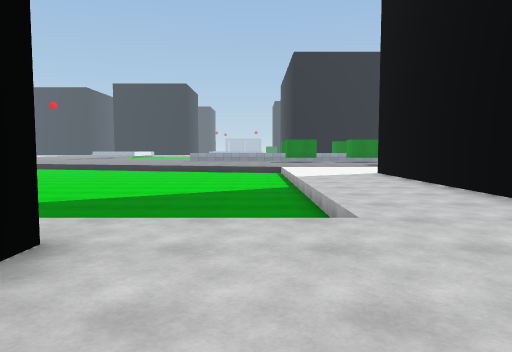
view 1 (above)

23 first-person views from a walk through a scene from a Unity 3-D project. The camera is 1.3 m above the floor, tilts 4° down and sees 70° across. The floor is counted in squares, 2 m on a side. Each view is taken from the middle of a square. On the plan, view 1 faces up. The plan holds only what a view shows up to about 11 squares ahead; the rest is blank. The place goes on beyond the plan. Surface patterns are stand-ins for the level's own textures.

view 2
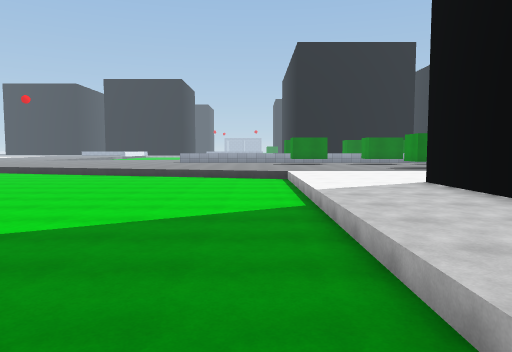

view 3
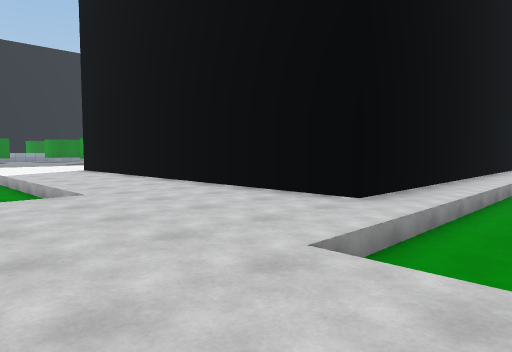

view 4
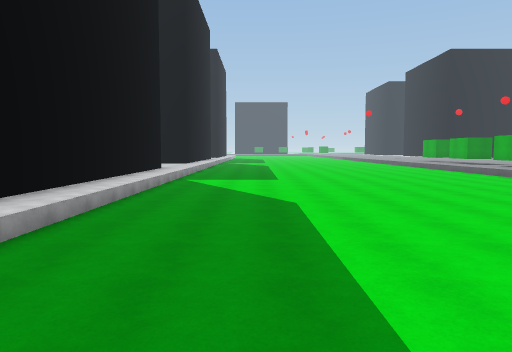

view 5
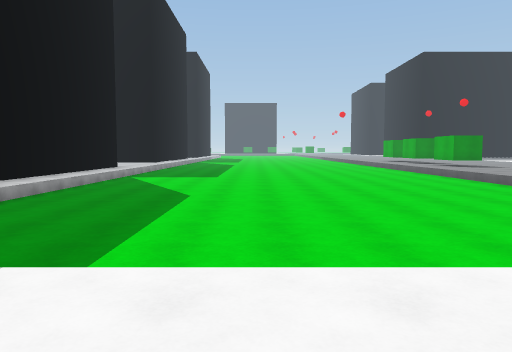

view 6
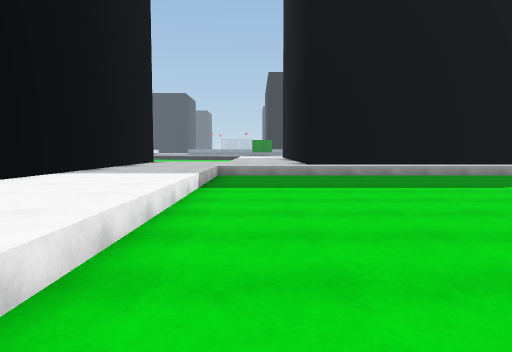

view 7
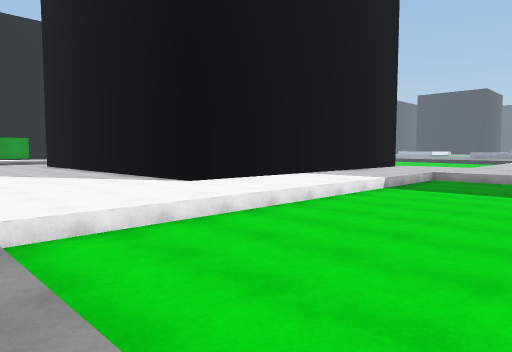

view 8
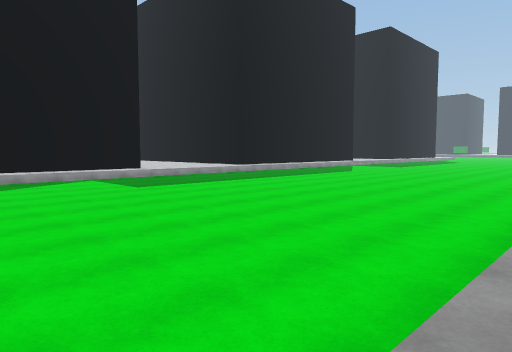

view 9
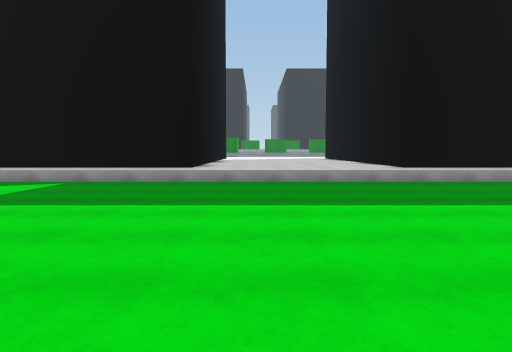

view 10
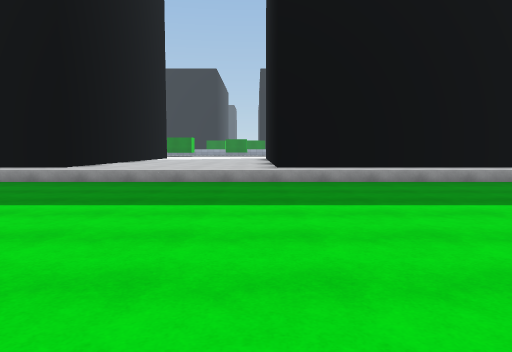

view 11
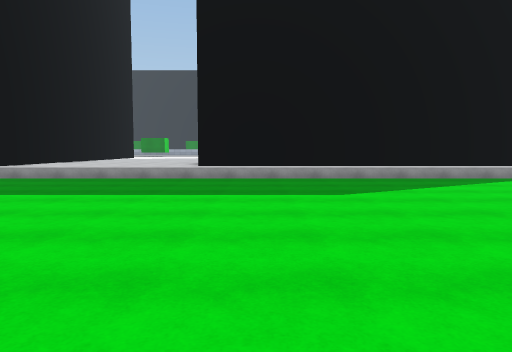

view 12
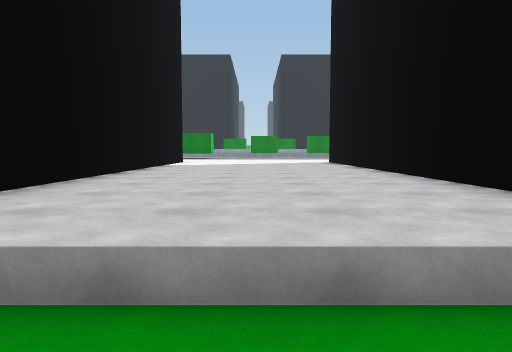

view 13
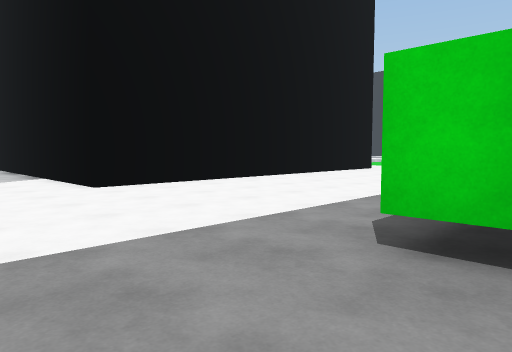

view 14
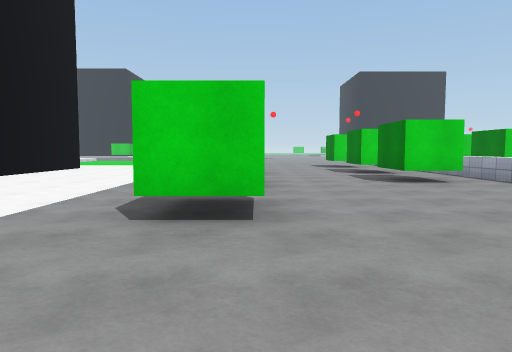

view 15
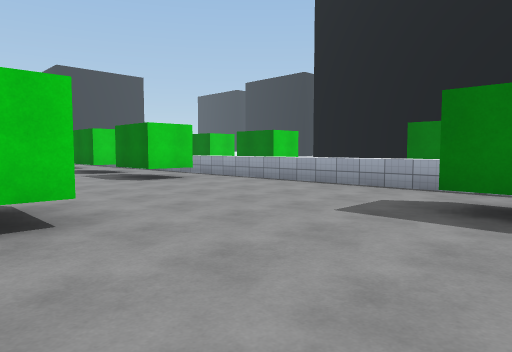

view 16
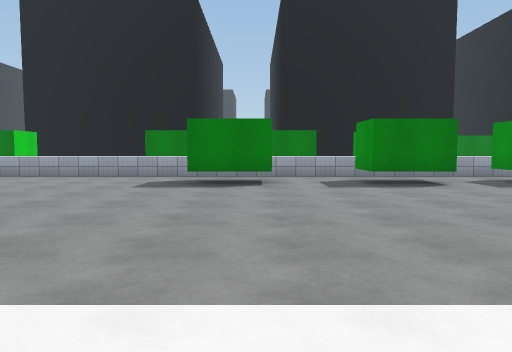

view 17
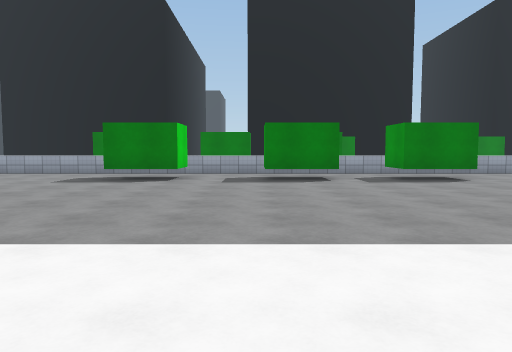

view 18
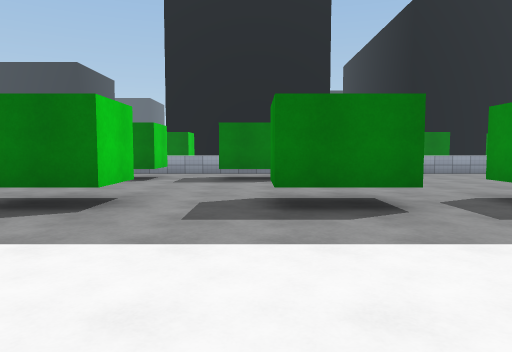

view 19
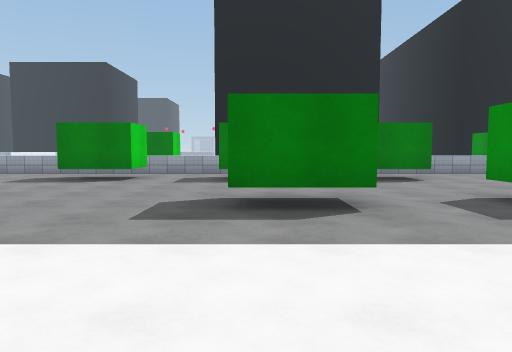

view 20
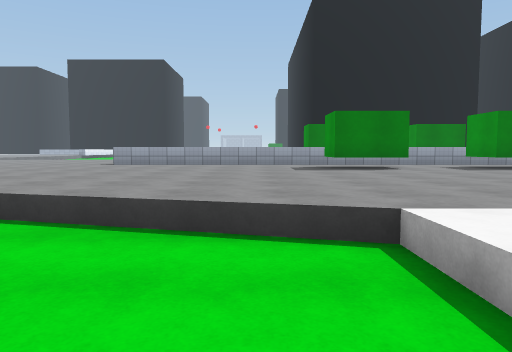

view 21
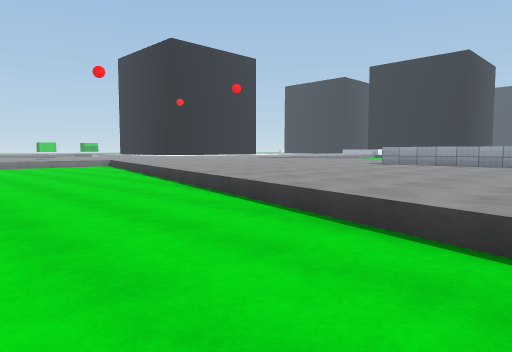

view 22
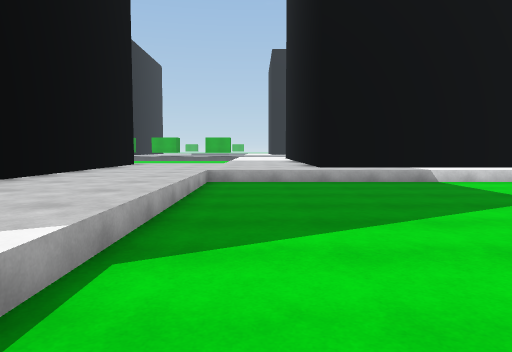

view 23
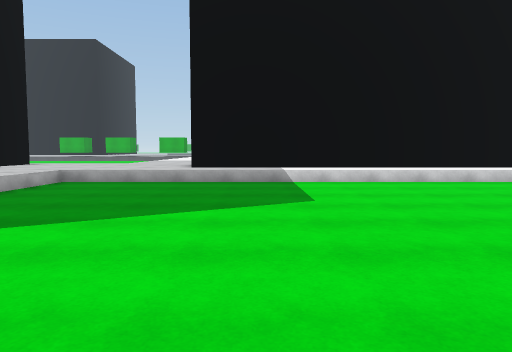

### Floor plan
Key: @ floor where view 1 was taken; # wall or solid block; . main floor; : floor 0.5 m higher than the main floor; / step, stairs or slope; ^ raised ledge; O other object.
Columns run from 7 left of view 1 to 25 right of it. Each row starts with its distance up from view 1.
 24                      ##
 23 ::::                 :
 22 ::::^^^^^^^^^^^^^^^^^^^^^^^^^^^^^
 21  ::::::::##::#::#:::::: #::#::#::
 20  ::::::::##::#::#::::::##::#::#::
 19 ::::::::::::::::::::::::::::::::
 18 :::::::::::::::::::::::::::::::
 17 ::::::::::::: #::#::#::::::::::
 16 ..//:::::::::##::#::#:::::::::
 15 .....///:: ::::::::::::::::::
 14 ......../
 13 ......../               :
 12  ......./    :  :         :
 11  ......./
 10  ......./  O OOOOOOOO
  9   ....../  O        O     O
  8   ....../  O        O     O
  7  ......./  O        O     O
  6 ......../  O        O     O
  5 ......../  O        O     O
  4 ......../  O        O     O
  3        :   O        O     O
  2 OOOOOO     O        O     O
  1      O     OOOOOOOOOO     OOOOOOO
  0      O @
 -1      O  /........................
 -2      O: /........................
 -3      O :/.......................
 -4      O  /.......................
 -5      O: /......................
 -6      O  /.....................
 -7  OOOOO  /.....................
 -8         /....................
 -9         /...................
-10         /..................
-11         /...  .........
-12          :::: ::::

Positions as (right, up) in squares from view 1, and headings:
1: (0, 0), facing up
2: (0, 3), facing up
3: (-1, -2), facing up-right
4: (0, -3), facing right
5: (-1, -5), facing right
6: (2, -10), facing up
7: (5, -12), facing up-left
8: (7, -12), facing up-right
9: (15, -8), facing up
10: (18, -8), facing up
11: (20, -9), facing up
12: (16, -2), facing up
13: (16, 17), facing down-left
14: (17, 17), facing left
15: (17, 16), facing up-left
16: (17, 13), facing up
17: (19, 12), facing up
18: (9, 12), facing up
19: (6, 12), facing up
20: (0, 12), facing up
21: (1, 12), facing up-left
22: (0, 11), facing down
23: (-3, 11), facing down
